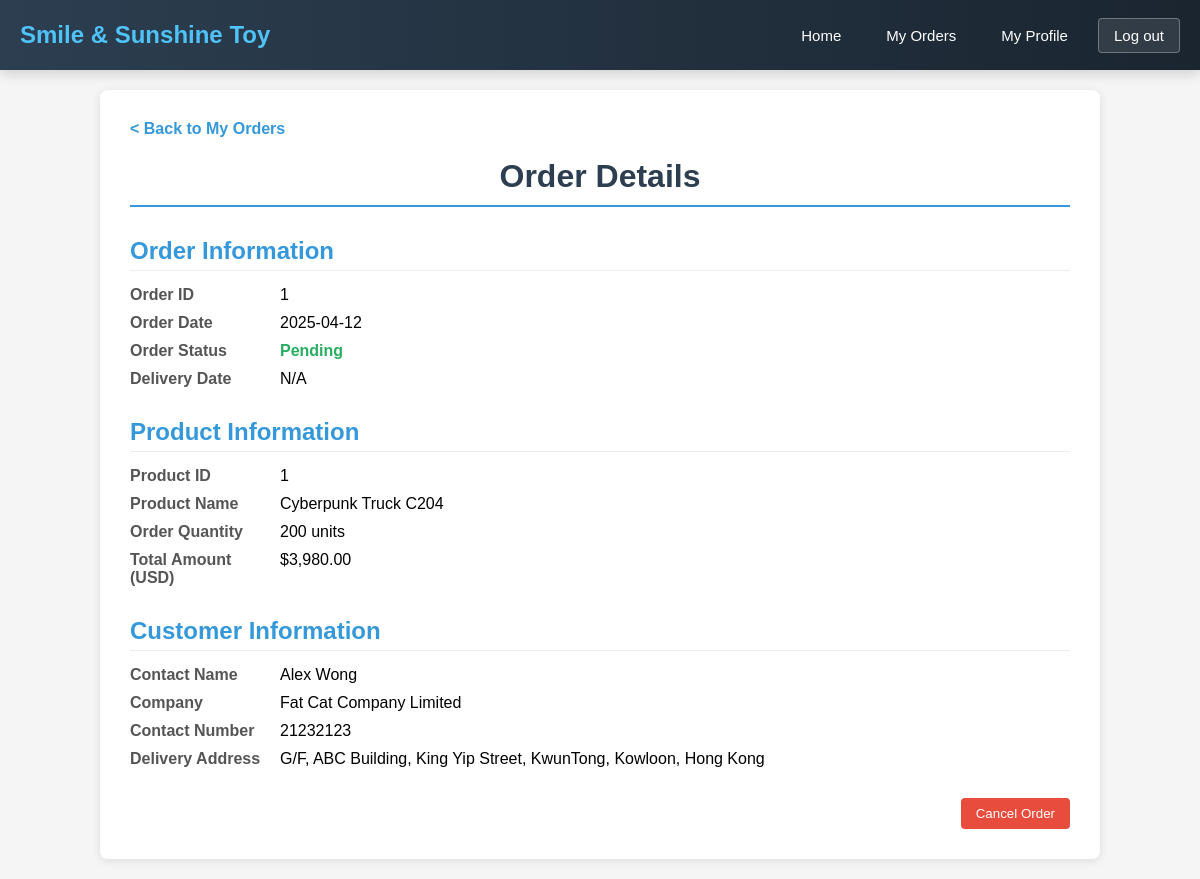
/sample/customer/OrderDetails_cus.php?oid=1 (signed in), run on the app's committed database.
### tables this page shows
CREATE TABLE `orders` (
  `oid` int NOT NULL AUTO_INCREMENT,
  `odate` datetime NOT NULL,
  `pid` int NOT NULL,
  `oqty` int NOT NULL,
  `ocost` decimal(20,2) NOT NULL,
  `cid` int NOT NULL,
  `odeliverdate` datetime DEFAULT NULL,
  `ostatus` int NOT NULL,
  PRIMARY KEY (`oid`),
  CONSTRAINT `fk_orders_cid` FOREIGN KEY (`cid`) REFERENCES `customer` (`cid`),
  CONSTRAINT `fk_orders_pid` FOREIGN KEY (`pid`) REFERENCES `product` (`pid`)
);

CREATE TABLE `product` (
  `pid` int NOT NULL AUTO_INCREMENT,
  `pname` varchar(255) NOT NULL,
  `pdesc` text,
  `pcost` decimal(12,2) NOT NULL,
  PRIMARY KEY (`pid`)
);

CREATE TABLE customer (
  cid INT NOT NULL AUTO_INCREMENT,
  cname VARCHAR(255) NOT NULL,
  cpassword VARCHAR(255) NOT NULL,
  ctel INT DEFAULT NULL,
  caddr TEXT,
  company VARCHAR(255) DEFAULT NULL,
  cemail VARCHAR(191) NOT NULL UNIQUE,
  crole VARCHAR(45) NOT NULL DEFAULT 'customer',
  PRIMARY KEY (cid)
);

### sample/customer/OrderDetails_cus.php (the view, shortened to what this page needs)
<?php
include '../conn.php';
$oid = isset($_GET['oid']) ? intval($_GET['oid']) : 0;
$cid = $_SESSION['customer']['cid'];
$sql = "SELECT o.*, p.pname, p.pcost, c.cname, c.ctel, c.caddr, c.company
        FROM orders o
        JOIN product p ON o.pid = p.pid
        JOIN customer c ON o.cid = c.cid
        WHERE o.oid = $oid AND o.cid = $cid";
$result = mysqli_query($conn, $sql);
$order = mysqli_fetch_assoc($result);
$statusMap = [
    0 => 'Rejected',
    1 => 'Pending',
    2 => 'Processing',
    3 => 'Completed'
];
$status = isset($statusMap[$order['ostatus']]) ? $statusMap[$order['ostatus']] : 'Unknown';
?>
    <!DOCTYPE html>
    <html lang="en">
    <head>
        <link rel="stylesheet" href="../CSS/header.css">
        <link rel="stylesheet" href="../CSS/common.css">
        <link rel="stylesheet" href="../CSS/order_details.css">
    </head>
    <body>
    <header>
        <div class="logo">
            <a href="Index.php">Smile &amp; Sunshine Toy</a>
        </div>
        <div class="user-actions">
            <a href="Index.php">Home</a>
            <a href="MyOrder.php">My Orders</a>
            <a href="Profile.php">My Profile</a>
            <a href="../logout.php" class="logout-btn">Log out</a>
        </div>
    </header>
    <div class="order-details">
        <div class="back-link">
            <a href="MyOrder.php">&lt; Back to My Orders</a>
        </div>
        <h1>Order Details</h1>
        <div class="detail-section">
            <h2>Order Information</h2>
            <div class="detail-row">
                <div class="detail-label">Order ID</div>
                <div class="detail-value"><?= htmlspecialchars($order['oid']) ?></div>
            </div>
            <div class="detail-row">
                <div class="detail-label">Order Date</div>
                <div class="detail-value"><?= htmlspecialchars(date('Y-m-d', strtotime($order['odate']))) ?></div>
            </div>
            <div class="detail-row">
                <div class="detail-label">Order Status</div>
                <div class="detail-value highlight"><?= htmlspecialchars($status) ?></div>
            </div>
            <div class="detail-row">
                <div class="detail-label">Delivery Date</div>
                <div class="detail-value"><?= $order['odeliverdate'] ? htmlspecialchars(date('Y-m-d', strtotime($order['odeliverdate']))) : 'N/A' ?></div>
            </div>
        </div>
        <div class="detail-section">
            <h2>Product Information</h2>
            <div class="detail-row">
                <div class="detail-label">Product ID</div>
                <div class="detail-value"><?= htmlspecialchars($order['pid']) ?></div>
            </div>
            <div class="detail-row">
                <div class="detail-label">Product Name</div>
                <div class="detail-value"><?= htmlspecialchars($order['pname']) ?></div>
            </div>
            <div class="detail-row">
                <div class="detail-label">Order Quantity</div>
                <div class="detail-value"><?= htmlspecialchars($order['oqty']) ?> units</div>
            </div>
            <div class="detail-row">
                <div class="detail-label">Total Amount (USD)</div>
                <div class="detail-value">$<?= htmlspecialchars(number_format($order['ocost'], 2)) ?></div>
            </div>
        </div>
        <div class="detail-section">
            <h2>Customer Information</h2>
            <div class="detail-row">
                <div class="detail-label">Contact Name</div>
                <div class="detail-value"><?= htmlspecialchars($order['cname']) ?></div>
            </div>
            <div class="detail-row">
                <div class="detail-label">Company</div>
                <div class="detail-value"><?= htmlspecialchars($order['company']) ?></div>
            </div>
            <div class="detail-row">
                <div class="detail-label">Contact Number</div>
                <div class="detail-value"><?= htmlspecialchars($order['ctel']) ?></div>
            </div>
            <div class="detail-row">
                <div class="detail-label">Delivery Address</div>
                <div class="detail-value"><?= htmlspecialchars($order['caddr']) ?></div>
            </div>
        </div>
        <div class="order-actions">
            <?php if ($order['ostatus'] == 1 || $order['ostatus'] == 2): ?>
                <button onclick="confirmCancel(<?= $oid ?>)" class="btn-reject">Cancel Order</button>
            <?php endif; ?>
        </div>
    </div>
    </body>
    </html>

### sample/CSS/header.css (style rules this page uses)
header { display: flex; justify-content: space-between; align-items: center; background: linear-gradient(90deg, #2c3e50, #1a2530); color: white; padding: 0 20px; position: sticky; top: 0; z-index: 1000; box-shadow: 0 4px 12px rgba(0, 0, 0, 0.15); height: 70px; }
.logo { display: flex; align-items: center; }
.logo a { font-size: 24px; font-weight: 700; color: #4fc3f7; text-decoration: none; }
.user-actions { display: flex; gap: 15px; align-items: center; }
.user-actions a { color: white; text-decoration: none; font-size: 15px; font-weight: 500; padding: 8px 15px; border-radius: 4px; transition: background 0.3s; }
.logout-btn { background: rgba(255, 255, 255, 0.1); border: 1px solid rgba(255, 255, 255, 0.3); }

### sample/CSS/common.css (style rules this page uses)
* { margin: 0; padding: 0; box-sizing: border-box; font-family: Arial, sans-serif; }
body { background-color: #f5f5f5; }
h1 { text-align: center; margin-bottom: 30px; color: #333; }

### sample/CSS/order_details.css (style rules this page uses)
.order-details { background-color: #fff; padding: 30px; border-radius: 8px; box-shadow: 0 2px 10px rgba(0,0,0,0.1); max-width: 1000px; margin: 20px auto; }
.order-details h1 { color: #2c3e50; border-bottom: 2px solid #3498db; padding-bottom: 10px; margin-bottom: 30px; }
.order-details h2 { color: #3498db; margin-top: 30px; margin-bottom: 15px; padding-bottom: 5px; border-bottom: 1px solid #eee; }
.detail-section { margin-bottom: 30px; }
.detail-row { display: flex; margin-bottom: 10px; }
.detail-label { font-weight: bold; width: 150px; color: #555; }
.detail-value { flex: 1; }
.back-link { margin-bottom: 20px; }
.back-link a { color: #3498db; text-decoration: none; font-weight: bold; }
.order-actions { margin-top: 30px; text-align: right; }
.btn-reject { background-color: #e74c3c; color: white; padding: 8px 15px; border: none; border-radius: 4px; cursor: pointer; text-decoration: none; display: inline-block; }
.highlight { color: #27ae60; font-weight: bold; }

### data on the page
orders: oid "1", odate "2025-04-12", ostatus "Pending", pid "1", pid.pname "Cyberpunk Truck C204", oqty "200", ocost "3,980.00", cid.cname "Alex Wong", cid.company "Fat Cat Company Limited", cid.ctel "21232123", cid.caddr "G/F, ABC Building, King Yip Street, KwunTong, Kowloon, Hong Kong"
